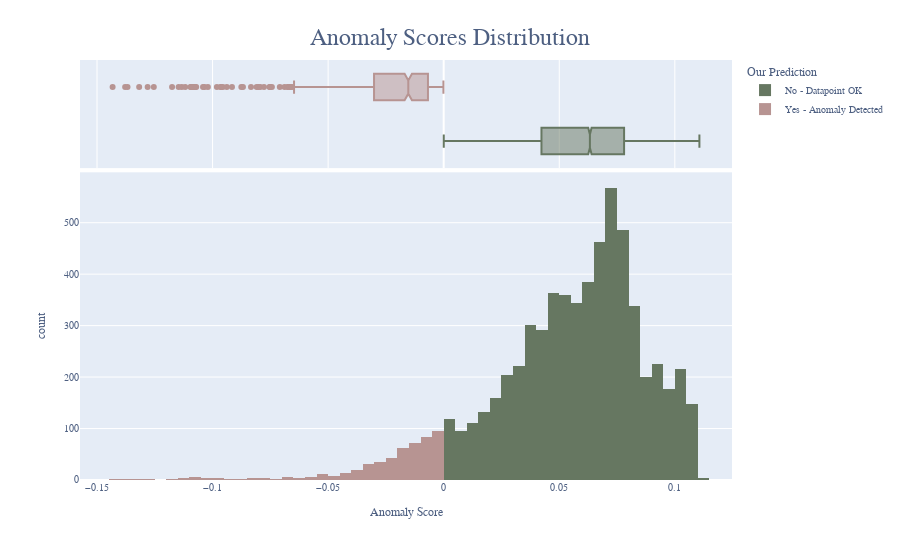

Notebook cell for this chart:
### Markdown cell above
### Distribution of the model's anomaly scores
The decision function provides insights into the prediction confidence of the model. We observe that the confidences are roughly distributed following a normal distribution around ~0.07. Additionally, a significant number of inliers have been labeled as such with low confidence. To mitigate the occurrence of false negatives (where a data point is incorrectly labeled as correct), the threshold could be increased from 0 to a higher value. This adjustment would entail labeling inliers, identified with low confidence, as outliers as well. This modification is planned for a subsequent study.

### Code cell
histogram = bergpieper_output.copy()
histogram['error_detected'] = histogram.error_detected.replace(({0: 'No - Datapoint OK', 1: 'Yes - Anomaly Detected'}))
fig = px.histogram(histogram, x='anomaly_score', 
                   nbins=100, marginal='box', 
                   color='error_detected', 
                   color_discrete_sequence=['#667761', '#b79492'],
                   labels={'anomaly_score': 'Anomaly Score', 'error_detected': 'Error Detected'},
                   )
fig.update_layout(font=dict(family="Aleo", size=10, color="#4d5f81"),
                  title=dict(x=0.5, y=0.95, font=dict(size=24), text="Anomaly Scores Distribution", xanchor='center'),
                  legend_title_text='Our Prediction')

fig.show()

### Figure 1 — Plotly figure (JSON) as saved in the notebook; plotly's stock layout.template omitted (floating-point values rounded to 4 significant figures; data arrays with more than 128 entries replaced by an {"elided": "..."} marker saying what was removed)
{"data": [{"alignmentgroup": "True", "bingroup": "x", "hovertemplate": "Error Detected=No - Datapoint OK<br>Anomaly Score=%{x}<br>count=%{y}<extra></extra>", "legendgroup": "No - Datapoint OK", "marker": {"color": "#667761", "pattern": {"shape": ""}}, "name": "No - Datapoint OK", "nbinsx": 100, "offsetgroup": "No - Datapoint OK", "orientation": "v", "showlegend": true, "type": "histogram", "x": {"elided": "5905 float values"}, "xaxis": "x", "yaxis": "y"}, {"alignmentgroup": "True", "hovertemplate": "Error Detected=No - Datapoint OK<br>Anomaly Score=%{x}<extra></extra>", "legendgroup": "No - Datapoint OK", "marker": {"color": "#667761"}, "name": "No - Datapoint OK", "notched": true, "offsetgroup": "No - Datapoint OK", "showlegend": false, "type": "box", "x": {"elided": "5905 float values"}, "xaxis": "x2", "yaxis": "y2"}, {"alignmentgroup": "True", "bingroup": "x", "hovertemplate": "Error Detected=Yes - Anomaly Detected<br>Anomaly Score=%{x}<br>count=%{y}<extra></extra>", "legendgroup": "Yes - Anomaly Detected", "marker": {"color": "#b79492", "pattern": {"shape": ""}}, "name": "Yes - Anomaly Detected", "nbinsx": 100, "offsetgroup": "Yes - Anomaly Detected", "orientation": "v", "showlegend": true, "type": "histogram", "x": {"elided": "526 float values"}, "xaxis": "x", "yaxis": "y"}, {"alignmentgroup": "True", "hovertemplate": "Error Detected=Yes - Anomaly Detected<br>Anomaly Score=%{x}<extra></extra>", "legendgroup": "Yes - Anomaly Detected", "marker": {"color": "#b79492"}, "name": "Yes - Anomaly Detected", "notched": true, "offsetgroup": "Yes - Anomaly Detected", "showlegend": false, "type": "box", "x": {"elided": "526 float values"}, "xaxis": "x2", "yaxis": "y2"}], "layout": {"barmode": "relative", "font": {"color": "#4d5f81", "family": "Aleo", "size": 10}, "legend": {"title": {"text": "Our Prediction"}, "tracegroupgap": 0}, "margin": {"t": 60}, "title": {"font": {"size": 24}, "text": "Anomaly Scores Distribution", "x": 0.5, "xanchor": "center", "y": 0.95}, "xaxis": {"anchor": "y", "domain": [0, 1], "title": {"text": "Anomaly Score"}}, "xaxis2": {"anchor": "y2", "domain": [0, 1], "matches": "x", "showgrid": true, "showticklabels": false}, "yaxis": {"anchor": "x", "domain": [0, 0.7326], "title": {"text": "count"}}, "yaxis2": {"anchor": "x2", "domain": [0.7426, 1], "matches": "y2", "showgrid": false, "showline": false, "showticklabels": false, "ticks": ""}}}
